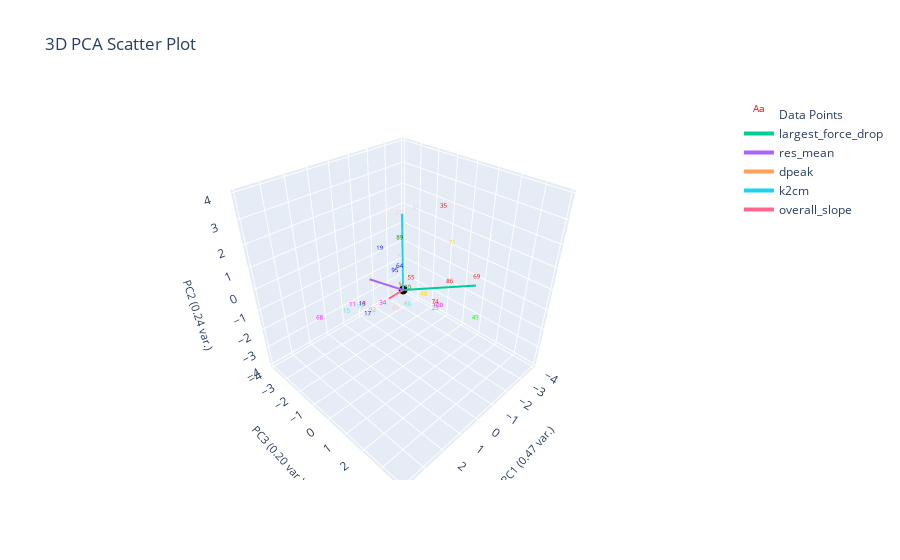

The notebook cell saved with this chart:
### Markdown cell above
# Plot Labeled Data Only

### Code cell
plotting.plot_pca(marions_labeled_data, 
                  marions_labeled_data[f'{ylabel_name}_nums'], 
                  3, 
                  graph_title=f'',
                  ylabel_name=ylabel_name,)

### Figure 1 — Plotly figure (JSON) as saved in the notebook; plotly's stock layout.template omitted (floating-point values rounded to 4 significant figures)
{"data": [{"mode": "text", "name": "Data Points", "text": ["1", "5", "11", "15", "16", "17", "19", "25", "27", "34", "35", "43", "48", "55", "57", "60", "61", "64", "68", "69", "71", "74", "77", "85", "86", "89", "90", "92", "95", "100"], "textfont": {"color": ["red", "pink", "magenta", "turquoise", "blue", "blue", "blue", "lime", "pink", "magenta", "red", "lime", "gold", "red", "pink", "turquoise", "pink", "blue", "magenta", "red", "gold", "red", "turquoise", "pink", "red", "green", "green", "orange", "blue", "magenta"], "size": 6}, "type": "scatter3d", "x": [1.76, -0.809, 2.29, 2.743, 1.809, 1.872, -0.438, 0.0313, -1.04, 1.715, -2.108, -1.115, -1.883, -0.6713, -1.208, 0.3813, -1.142, 0.009473, 4.101, -1.984, -2.059, -1.942, 2.085, 0.1221, -1.708, -0.3514, -1.129, 1.446, -0.9892, 0.2117], "y": [-0.2891, -1.024, -0.3172, -0.06807, -0.3368, 0.02695, -1.78, 1.709, -1.27, 0.7103, 0.06822, 2.73, -0.5898, -0.2168, -1.752, 0.6347, -0.4781, -0.1688, 0.3109, 2.011, 0.625, 0.03753, -0.1184, -0.3001, 0.9387, -0.5291, -0.8653, -0.1964, -1.486, 1.983], "z": [-0.2413, 0.3819, -0.006057, 0.09504, -0.2472, -0.4666, 0.5939, -0.3016, 2.139, 0.3234, 2.536, -0.8284, -1.865, -0.2163, -2.232, -0.5082, 2.581, 0.6729, 0.8063, 0.2707, 1.181, -1.997, -0.1087, -1.376, -0.3433, 1.62, -1.269, -0.6572, -0.6195, 0.08273]}, {"marker": {"color": "black", "size": 3}, "mode": "markers", "name": "Origin", "showlegend": false, "type": "scatter3d", "x": [0], "y": [0], "z": [0]}, {"line": {"width": 4}, "mode": "lines+text", "name": "largest_force_drop", "textposition": "top center", "type": "scatter3d", "x": [0, -1.539], "y": [0, 2.287], "z": [0, 0.5766]}, {"line": {"width": 4}, "mode": "lines+text", "name": "res_mean", "textposition": "top center", "type": "scatter3d", "x": [0, 1.637], "y": [0, -0.02325], "z": [0, 1.268]}, {"line": {"width": 4}, "mode": "lines+text", "name": "dpeak", "textposition": "top center", "type": "scatter3d", "x": [0, -1.291], "y": [0, -1.527], "z": [0, -0.9785]}, {"line": {"width": 4}, "mode": "lines+text", "name": "k2cm", "textposition": "top center", "type": "scatter3d", "x": [0, -1.11], "y": [0, -1.164], "z": [0, 2.456]}, {"line": {"width": 4}, "mode": "lines+text", "name": "overall_slope", "textposition": "top center", "type": "scatter3d", "x": [0, 1.027], "y": [0, 0.2873], "z": [0, 0.2662]}], "layout": {"autosize": true, "scene": {"aspectmode": "cube", "xaxis": {"range": [-4.101, 4.101], "title": {"font": {"size": 11}, "text": "PC1 (0.47 var.)"}}, "yaxis": {"range": [-4.101, 4.101], "title": {"font": {"size": 11}, "text": "PC3 (0.20 var.)"}}, "zaxis": {"range": [-4.101, 4.101], "title": {"font": {"size": 11}, "text": "PC2 (0.24 var.)"}}}, "title": {"text": "3D PCA Scatter Plot"}}}
